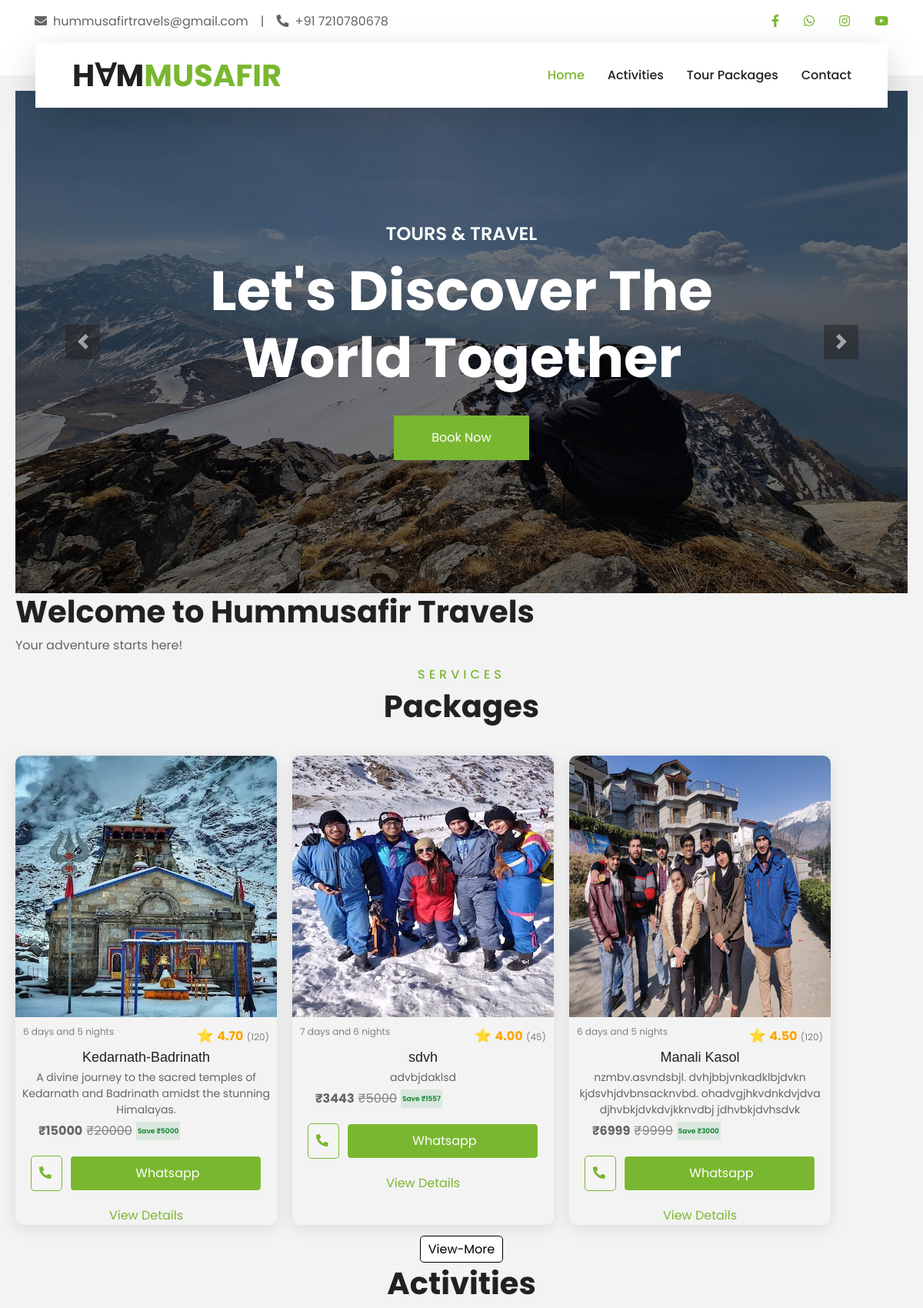
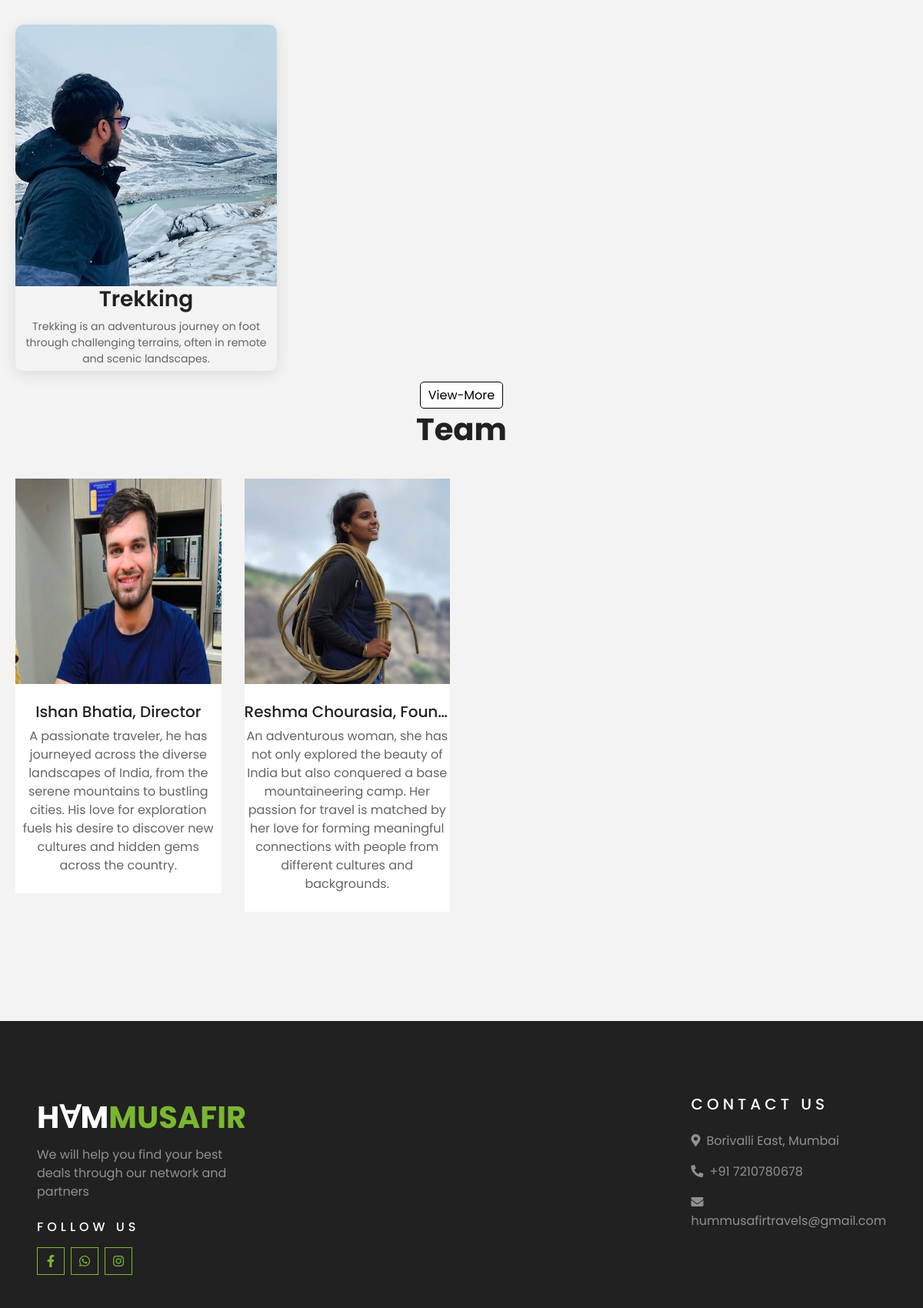
The page / (upper part) on the database its author committed (2 pictures, top to bottom).
### homepage/models.py (models this page shows, shortened)
class TravelPackage(models.Model):
    name = models.CharField(max_length=255)  # Heading for the travel package
    price = models.IntegerField(default=0)
    actual_price = models.IntegerField(default=0)
    description = models.TextField()  # Detailed description of the package
    review_rating = models.DecimalField(max_digits=3, decimal_places=2, default=0)  # Average rating from reviews
    reviews_count = models.IntegerField(default=0)
    days=models.IntegerField(default=0)# Number of reviews
    image = models.ImageField(upload_to='packages/')  # Optional image for the package
    activities = models.ManyToManyField(Activity, related_name='travel_packages',blank=True)  # Related activities
    def get_packagedays(self):
        return self.days+1
    def saved_amount(self):
        return self.actual_price-self.price

class Activity(models.Model):
    name = models.CharField(max_length=255)
    description = models.TextField()
    image = models.ImageField(upload_to='activities/', null=True, blank=True)

class TeamMember(models.Model):
    name = models.CharField(max_length=100)
    role = models.CharField(max_length=100)
    description = models.TextField(blank=True)
    image = models.ImageField(upload_to='team_images/')
    twitter_url = models.URLField(blank=True, null=True)
    facebook_url = models.URLField(blank=True, null=True)
    instagram_url = models.URLField(blank=True, null=True)
    linkedin_url = models.URLField(blank=True, null=True)

### homepage/views.py (the view)
# urls.py: path('', views.home, name='home'),
def home(request):
    featured_packages = TravelPackage.objects.all()[:4]  # Top 3 packages
    featured_activities = Activity.objects.all()[:4]
    team_members=TeamMember.objects.all()# Top 3 activities
    context = {
        'featured_packages': featured_packages,
        'featured_activities': featured_activities,
        'team_members':team_members
    }
    return render(request, 'home/home.html', context)

### templates/home/home.html (shortened to what this page needs)
{% extends 'base.html' %}
{% block content %}
 {% load static %}
    <div class="container-fluid p-0">
        <div id="header-carousel" class="carousel slide" data-ride="carousel">
            <div class="carousel-inner">
                <div class="carousel-item active">
                    <img class="w-100" src="{% static 'home/img/carousel-11.jpg' %}" alt="Image">
                    <div class="carousel-caption d-flex flex-column align-items-center justify-content-center">
                        <div class="p-3" style="max-width: 900px;">
                            <h4 class="text-white text-uppercase mb-md-3">Tours & Travel</h4>
                            <h1 class="display-3 text-white mb-md-4">Let's Discover The World Together</h1>
                            <a href="#featured-packages" class="btn btn-primary py-md-3 px-md-5 mt-2">Book Now</a>
                        </div>
                    </div>
                </div>
            </div>
            <a class="carousel-control-prev" href="#header-carousel" data-slide="prev">
                <div class="btn btn-dark" style="width: 45px; height: 45px;">
                    <span class="carousel-control-prev-icon mb-n2"></span>
                </div>
            </a>
            <a class="carousel-control-next" href="#header-carousel" data-slide="next">
                <div class="btn btn-dark" style="width: 45px; height: 45px;">
                    <span class="carousel-control-next-icon mb-n2"></span>
                </div>
            </a>
        </div>
    </div>
<section id="hero">
    <h1>Welcome to Hummusafir Travels</h1>
    <p>Your adventure starts here!</p>
</section>
<section id="featured-packages">
    <div class="text-center mb-3 pb-3">
        <h6 class="text-primary text-uppercase" style="letter-spacing: 5px;">Services</h6>
        <h1>Packages</h1>
    </div>
    <div class="packages-list">
        {% for package in featured_packages %}
            <div class="package-card">
                {% if package.image %}
                    <img class="package_image" src="{{ package.image.url }}" alt="{{ package.name }}">
                {% endif %}
                <div>
                    <div class="package-info">
                      <span class="package_days">{{ package.get_packagedays }} days and {{ package.days }} nights</span>
                        <span class="package_ratings">
                        <span class="rating-stars">⭐️</span>
                        <span class="review-rating">{{ package.review_rating }}</span>
                        <span class="review-count">({{ package.reviews_count }})</span>
                      </span>
                    </div>
                    <h6 class="package_title">{{ package.name }}</h6>
                    <p class="package_description">{{ package.description|truncatewords:20 }}</p>
                    <div class="price-container">
                      <span class="price">₹{{ package.price }}</span>
                      <span class="actual-price"><s>₹{{ package.actual_price }}</s></span>
                        <span class="saved_price"> Save ₹{{ package.saved_amount }}</span>
                    </div>
                    <div class="contact_card">
                            <a href="tel:+91 7210780678"><i class="fa fa-phone-alt mr-2" style ="color:#7AB730;"></i></a>
                            <a href="https://wa.me/+919152336755?text=Thanks%20for%20showing%20interest%20in%20our%20{{package.name}}%20package.%20Our%20Team%20will%20shortly%20contact%20you." class="card_wa" style="background-color:#7AB730 ;">Whatsapp</a>
                    </div>
                    <a href="{% url 'travel_package_detail' pk=package.id %}">View Details</a>
                </div>
            </div>
        {% endfor %}
    </div>
    <div class="view-more-container">
    <a class="view-more" href="{% url 'packages_list' %}">View-More</a>
        </div>
</section>
<section id="featured-activities">
    <div class="text-center mb-3 pb-3">
        <h1>Activities</h1>
    </div>
    <div class="activities-list">
        {% for activity in featured_activities %}
            <div class="package-card">
                {% if activity.image %}
                    <img class="package_image"src="{{ activity.image.url }}" alt="{{ activity.name }}">
                {% endif %}
                <div class="activity-info">
                    <h3>{{ activity.name }}</h3>
                    <p class="package_description">{{ activity.description|truncatewords:20 }}</p>
                </div>
            </div>
        {% endfor %}
    </div>
    <div class="view-more-container">
    <a class="view-more" href="{% url 'activities_list' %}">View-More</a>
        </div>
</section>
<div class="text-center mb-3 pb-3">
        <h1>Team</h1>
    </div>
<div class="row">
    {% for member in team_members %}
    <div class="col-lg-3 col-md-4 col-sm-6 pb-2">
        <div class="team-item bg-white mb-4">
            <div class="team-img position-relative overflow-hidden">
                <img class="img-fluid w-100" src="{{ member.image.url }}" alt="{{ member.name }}">
                <div class="team-social position-absolute d-flex justify-content-center align-items-center h-100 w-100">
                </div>
            </div>
            <div class="text-center py-4">
                <h5 class="text-truncate">{{ member.name }}, {{ member.role }}</h5>
                <p class="m-0">{{ member.description }}</p>
            </div>
        </div>
    </div>
    {% endfor %}
</div>
{% endblock %}

### rows shown on the page
TravelPackage: image (picture), get_packagedays "6", days "5", review_rating "4.70", reviews_count "120", name "Kedarnath-Badrinath", description "A divine journey to the sacred temples of Kedarnath and Badrinath amidst the stunning Himalayas.", price "15000", actual_price "20000", saved_amount "5000"
TravelPackage: image (picture), get_packagedays "7", days "6", review_rating "4.00", reviews_count "45", name "sdvh", description "advbjdaklsd", price "3443", actual_price "5000", saved_amount "1557"
TravelPackage: image (picture), get_packagedays "6", days "5", review_rating "4.50", reviews_count "120", name "Manali Kasol", description "nzmbv.asvndsbjl. dvhjbbjvnkadklbjdvkn kjdsvhjdvbnsacknvbd. ohadvgjhkvdnkdvjdva djhvbkjdvkdvjkknvdbj jdhvbkjdvhsdvk", price "6999", actual_price "9999", saved_amount "3000"
Activity: image (picture), name "Trekking", description "Trekking is an adventurous journey on foot through challenging terrains, often in remote and scenic landscapes."
TeamMember: image (picture), name "Ishan Bhatia", role "Director", description "A passionate traveler, he has journeyed across the diverse landscapes of India, from the serene mountains to bustling cities. His love for exploration fuels his desire to discover new cultures and hidden gems across the country."
TeamMember: image (picture), name "Reshma Chourasia", role "Foun…", description "An adventurous woman, she has not only explored the beauty of India but also conquered a base mountaineering camp. Her passion for travel is matched by her love for forming meaningful connections with people from different cultures and backgrounds."
